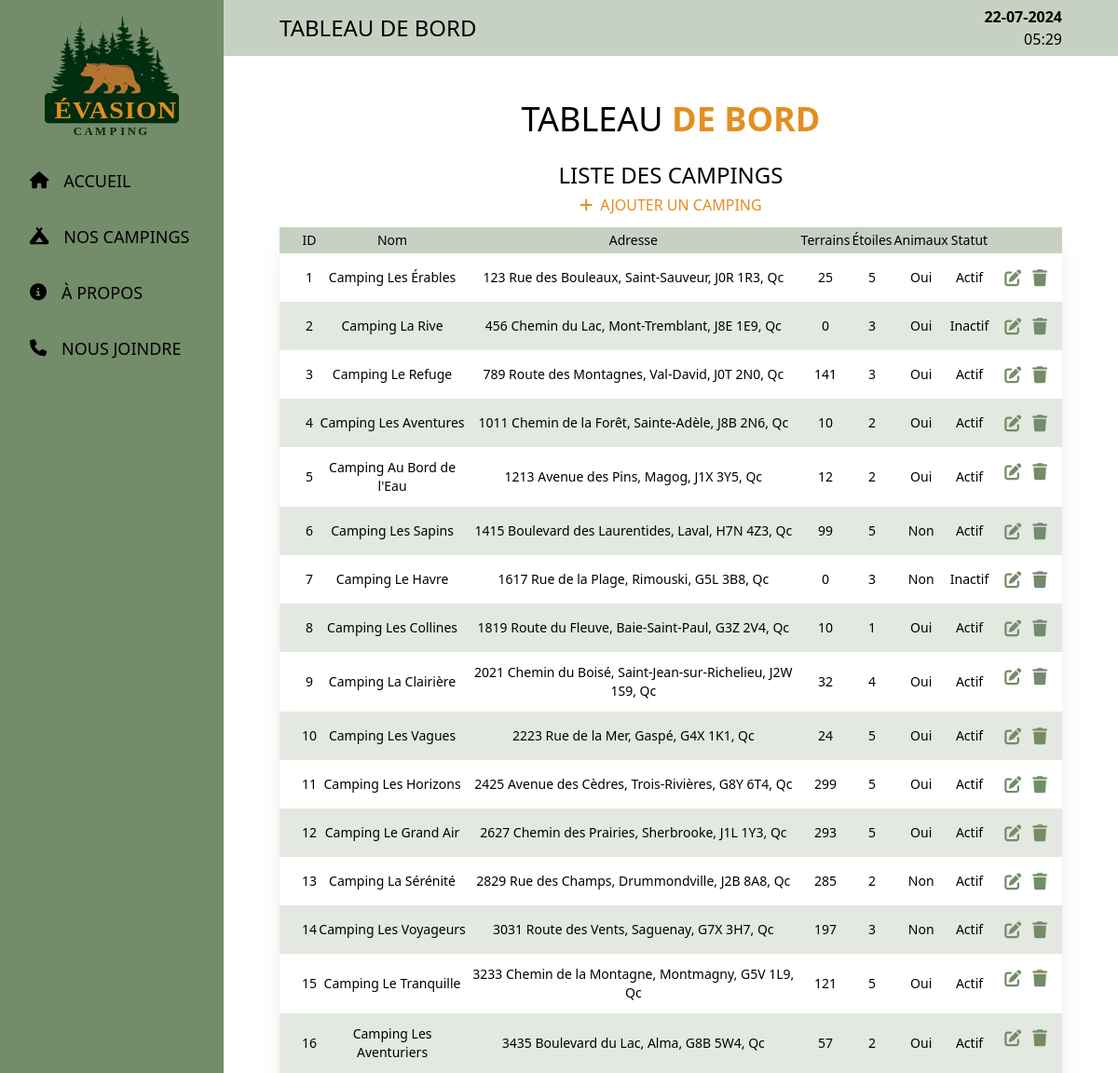
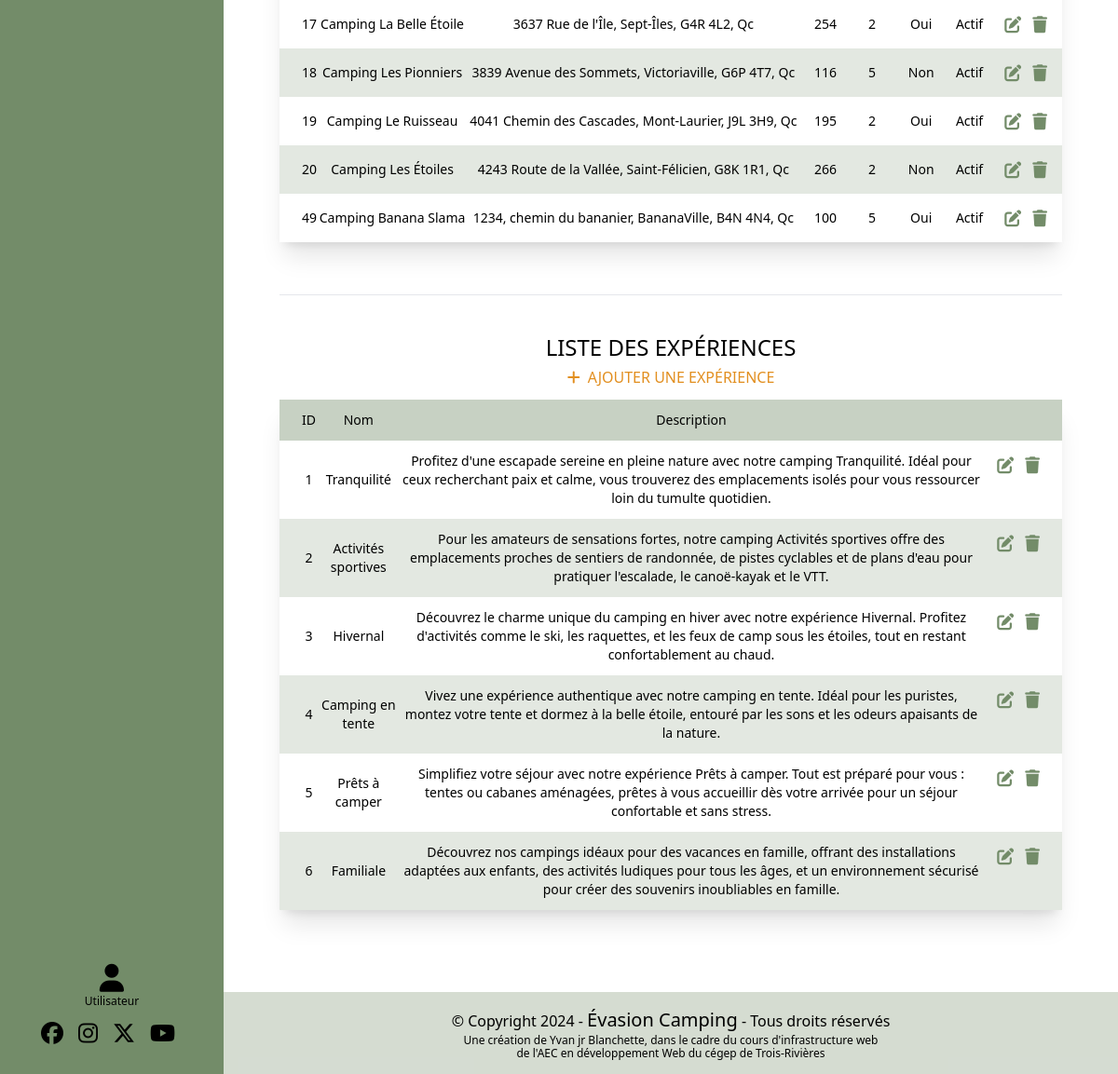
Page /dashboard.php on the committed database (2 pictures, top to bottom).
### tables this page shows
CREATE TABLE `campings` (
  `id` int NOT NULL,
  `name` varchar(50) NOT NULL,
  `region` varchar(50) NOT NULL,
  `address` varchar(100) NOT NULL,
  `city` varchar(50) NOT NULL,
  `postal_code` varchar(20) NOT NULL,
  `description` text NOT NULL,
  `nb_terrains` int NOT NULL,
  `popularite` int NOT NULL,
  `nb_stars` int NOT NULL,
  `actif` tinyint(1) NOT NULL,
  `accept_animals` tinyint(1) NOT NULL,
  `date_inscription` date NOT NULL,
  `experience_id` int NOT NULL,
  `id_picsum` int NOT NULL
);

CREATE TABLE `experiences` (
  `id` int NOT NULL,
  `name` varchar(50) NOT NULL,
  `description` varchar(255) NOT NULL
);

### dashboard.php (the view, shortened to what this page needs)
<?php
include_once(__DIR__ . '/_components/Header.php');
$campings = [];
if ($result = $mysqli->query("SELECT * FROM campings ORDER BY id ASC")) {
  $campings = $result->fetch_all(MYSQLI_ASSOC);
}
if ($result = $mysqli->query("SELECT * FROM experiences ORDER BY id ASC")) {
  $experiences = $result->fetch_all(MYSQLI_ASSOC);
}
?>
<div class="min-h-screen w-[100vw] flex justify-between">
    <?php include_once(__DIR__ . '/_components/Sidebar.php') ?>
  <div class="flex flex-col justify-between w-[100vw] lg:w-[80vw]">
    <?php include_once(__DIR__ . '/_components/Navbar.php') ?>
    <main class="flex-1 py-12 px-[5vw] bg-white">
      <h1 class="text-3xl sm:text-4xl uppercase text-center mb-6">Tableau<span class="text-[#E28F20] font-bold"> de bord</span></h1>
      <div class="w-full mx-auto bg-white">
        <h2 class="text-xl sm:text-2xl text-center uppercase mb-1">Liste des campings</h2>
        <a href="create_camping.php" class="text-sm sm:text-base text-center font-medium uppercase mb-3 flex items-center justify-center gap-2 text-[#E28F20] hover:text-[#E28F20]/70 transition-all duration-300 w-fit mx-auto"><i class="fa-solid fa-plus"></i> Ajouter un camping</a>
        <table class="w-full text-center shadow-xl text-xs sm:text-sm">
          <thead class="">
            <tr class="bg-[#738C69]/40">
              <th class="font-medium pl-6 py-1">ID</th>
              <th class="font-medium">Nom</th>
              <th class="font-medium hidden lg:table-cell">Adresse</th>
              <th class="font-medium hidden lg:table-cell">Terrains</th>
              <th class="font-medium hidden lg:table-cell">Étoiles</th>
              <th class="font-medium hidden lg:table-cell">Animaux</th>
              <th class="font-medium">Statut</th>
              <th class="pr-4"></th>
            </tr>
          </thead>
          <tbody>
            <?php foreach ($campings as $index => $camping) { ?>
              <tr class="<?= $index % 2 == 1 ? 'bg-[#738C69]/20' : '' ?> hover:bg-[#E28F20]/20 transition-all duration-300">
                <td class="pl-6 py-3">
                  <a href="fiche_camping.php?id=<?= $camping['id'] ?>" class="block w-full h-full"><?= $camping['id'] ?></a>
                </td>
                <td class=" py-3">
                  <a href="fiche_camping.php?id=<?= $camping['id'] ?>" class="block w-full h-full"><?= $camping['name'] ?></a>
                </td>
                <td class="hidden lg:table-cell py-3">
                  <a href="fiche_camping.php?id=<?= $camping['id'] ?>" class="block w-full h-full"><?= "{$camping['address']}, {$camping['city']}, {$camping['postal_code']}, Qc" ?></a>
                </td>
                <td class="hidden lg:table-cell py-3">
                  <a href="fiche_camping.php?id=<?= $camping['id'] ?>" class="block w-full h-full"><?= $camping['nb_terrains'] ?></a>
                </td>
                <td class="hidden lg:table-cell py-3">
                  <a href="fiche_camping.php?id=<?= $camping['id'] ?>" class="block w-full h-full"><?= $camping['nb_stars'] ?></a>
                </td>
                <td class="hidden lg:table-cell py-3">
                  <a href="fiche_camping.php?id=<?= $camping['id'] ?>" class="block w-full h-full"><?= $camping['accept_animals'] == '1' ? "Oui" : "Non" ?></a>
                </td>
                <td class=" py-3">
                  <a href="fiche_camping.php?id=<?= $camping['id'] ?>" class="block w-full h-full"><?= $camping['actif'] == '1' ? "Actif" : "Inactif" ?></a>
                </td>
                <td class="flex justify-center gap-3 pl-4 pr-4 py-3">
                  <a href="edit_camping.php?id=<?= $camping['id'] ?>" title="Modifier" class="text-lg text-[#738C69] hover:text-[#738C69]/70 transition-all duration-300"><i class="fa-solid fa-pen-to-square"></i></a>
                  <a href="delete_camping.php?id=<?= $camping['id'] ?>" title="Supprimer" class="text-lg text-[#738C69] hover:text-[#738C69]/70 transition-all duration-300"><i class="fa-solid fa-trash"></i></a>
                </td>
              </tr>
            <?php } ?>
          </tbody>
        </table>
      </div>
      <hr class="mt-14 mb-10">
      <div class="w-full mx-auto bg-white mb-10">
        <h2 class="text-2xl text-center uppercase mb-1">Liste des expériences</h2>
        <a href="create_experience.php" class="text-center font-medium uppercase mb-3 flex items-center justify-center gap-2 text-[#E28F20] hover:text-[#E28F20]/70 transition-all duration-300 w-fit mx-auto"><i class="fa-solid fa-plus"></i> Ajouter une expérience</a>
        <table class="w-full text-center shadow-xl text-xs sm:text-sm">
          <thead>
            <tr class="bg-[#738C69]/40">
              <th class="font-medium pl-6 py-3">ID</th>
              <th class="font-medium py-3">Nom</th>
              <th class="font-medium hidden lg:table-cell py-3">Description</th>
              <th class="pr-6"></th>
            </tr>
          </thead>
          <tbody>
            <?php foreach ($experiences as $index => $experience) { ?>
              <tr class="<?= $index % 2 == 1 ? 'bg-[#738C69]/20' : '' ?>">
                <td class="pl-6 py-3"><?= $experience['id'] ?></td>
                <td class="py-3"><?= $experience['name'] ?></td>
                <td class="hidden lg:table-cell py-3"><?= $experience['description'] ?></td>
                <td class="px-4 py-0 pr-6 flex gap-3 items-center justify-end py-3">
                  <a href="edit_experience.php?id=<?= $experience['id'] ?>" title="Modifier" class="text-lg text-[#738C69] hover:text-[#738C69]/70 transition-all duration-300"><i class="fa-solid fa-pen-to-square"></i></a>
                  <a href="delete_experience.php?id=<?= $experience['id'] ?>" title="Supprimer" class="text-lg text-[#738C69] hover:text-[#738C69]/70 transition-all duration-300"><i class="fa-solid fa-trash"></i></a>
                </td>
              </tr>
            <?php } ?>
          </tbody>
        </table>
      </div>
    </main>
    <?php include_once(__DIR__ . '/_components/Footer.php'); ?>

### rows in the picture
campings: id "1", name "Camping Les Érables", address "123 Rue des Bouleaux", city "Saint-Sauveur", postal_code "J0R 1R3", nb_terrains "25", nb_stars "5", accept_animals "Oui", actif "Actif"
campings: id "2", name "Camping La Rive", address "456 Chemin du Lac", city "Mont-Tremblant", postal_code "J8E 1E9", nb_terrains "0", nb_stars "3", accept_animals "Oui", actif "Inactif"
campings: id "3", name "Camping Le Refuge", address "789 Route des Montagnes", city "Val-David", postal_code "J0T 2N0", nb_terrains "141", nb_stars "3", accept_animals "Oui", actif "Actif"
campings: id "4", name "Camping Les Aventures", address "1011 Chemin de la Forêt", city "Sainte-Adèle", postal_code "J8B 2N6", nb_terrains "10", nb_stars "2", accept_animals "Oui", actif "Actif"
campings: id "5", name "Camping Au Bord de l'Eau", address "1213 Avenue des Pins", city "Magog", postal_code "J1X 3Y5", nb_terrains "12", nb_stars "2", accept_animals "Oui", actif "Actif"
campings: id "6", name "Camping Les Sapins", address "1415 Boulevard des Laurentides", city "Laval", postal_code "H7N 4Z3", nb_terrains "99", nb_stars "5", accept_animals "Non", actif "Actif"
campings: id "7", name "Camping Le Havre", address "1617 Rue de la Plage", city "Rimouski", postal_code "G5L 3B8", nb_terrains "0", nb_stars "3", accept_animals "Non", actif "Inactif"
campings: id "8", name "Camping Les Collines", address "1819 Route du Fleuve", city "Baie-Saint-Paul", postal_code "G3Z 2V4", nb_terrains "10", nb_stars "1", accept_animals "Oui", actif "Actif"
campings: id "9", name "Camping La Clairière", address "2021 Chemin du Boisé", city "Saint-Jean-sur-Richelieu", postal_code "J2W 1S9", nb_terrains "32", nb_stars "4", accept_animals "Oui", actif "Actif"
campings: id "10", name "Camping Les Vagues", address "2223 Rue de la Mer", city "Gaspé", postal_code "G4X 1K1", nb_terrains "24", nb_stars "5", accept_animals "Oui", actif "Actif"
campings: id "11", name "Camping Les Horizons", address "2425 Avenue des Cèdres", city "Trois-Rivières", postal_code "G8Y 6T4", nb_terrains "299", nb_stars "5", accept_animals "Oui", actif "Actif"
campings: id "12", name "Camping Le Grand Air", address "2627 Chemin des Prairies", city "Sherbrooke", postal_code "J1L 1Y3", nb_terrains "293", nb_stars "5", accept_animals "Oui", actif "Actif"
campings: id "13", name "Camping La Sérénité", address "2829 Rue des Champs", city "Drummondville", postal_code "J2B 8A8", nb_terrains "285", nb_stars "2", accept_animals "Non", actif "Actif"
campings: id "14", name "Camping Les Voyageurs", address "3031 Route des Vents", city "Saguenay", postal_code "G7X 3H7", nb_terrains "197", nb_stars "3", accept_animals "Non", actif "Actif"
campings: id "15", name "Camping Le Tranquille", address "3233 Chemin de la Montagne", city "Montmagny", postal_code "G5V 1L9", nb_terrains "121", nb_stars "5", accept_animals "Oui", actif "Actif"
campings: id "16", name "Camping Les Aventuriers", address "3435 Boulevard du Lac", city "Alma", postal_code "G8B 5W4", nb_terrains "57", nb_stars "2", accept_animals "Oui", actif "Actif"
campings: id "17", name "Camping La Belle Étoile", address "3637 Rue de l'Île", city "Sept-Îles", postal_code "G4R 4L2", nb_terrains "254", nb_stars "2", accept_animals "Oui", actif "Actif"
campings: id "18", name "Camping Les Pionniers", address "3839 Avenue des Sommets", city "Victoriaville", postal_code "G6P 4T7", nb_terrains "116", nb_stars "5", accept_animals "Non", actif "Actif"
campings: id "19", name "Camping Le Ruisseau", address "4041 Chemin des Cascades", city "Mont-Laurier", postal_code "J9L 3H9", nb_terrains "195", nb_stars "2", accept_animals "Oui", actif "Actif"
campings: id "20", name "Camping Les Étoiles", address "4243 Route de la Vallée", city "Saint-Félicien", postal_code "G8K 1R1", nb_terrains "266", nb_stars "2", accept_animals "Non", actif "Actif"
campings: id "49", name "Camping Banana Slama", address "1234, chemin du bananier", city "BananaVille", postal_code "B4N 4N4", nb_terrains "100", nb_stars "5", accept_animals "Oui", actif "Actif"
experiences: id "1", name "Tranquilité", description "Profitez d'une escapade sereine en pleine nature avec notre camping Tranquilité. Idéal pour ceux recherchant paix et calme, vous trouverez des emplacements isolés pour vous ressourcer loin du tumulte quotidien."
experiences: id "2", name "Activités sportives", description "Pour les amateurs de sensations fortes, notre camping Activités sportives offre des emplacements proches de sentiers de randonnée, de pistes cyclables et de plans d'eau pour pratiquer l'escalade, le canoë-kayak et le VTT."
experiences: id "3", name "Hivernal", description "Découvrez le charme unique du camping en hiver avec notre expérience Hivernal. Profitez d'activités comme le ski, les raquettes, et les feux de camp sous les étoiles, tout en restant confortablement au chaud."
experiences: id "4", name "Camping en tente", description "Vivez une expérience authentique avec notre camping en tente. Idéal pour les puristes, montez votre tente et dormez à la belle étoile, entouré par les sons et les odeurs apaisants de la nature."
experiences: id "5", name "Prêts à camper", description "Simplifiez votre séjour avec notre expérience Prêts à camper. Tout est préparé pour vous : tentes ou cabanes aménagées, prêtes à vous accueillir dès votre arrivée pour un séjour confortable et sans stress."
experiences: id "6", name "Familiale", description "Découvrez nos campings idéaux pour des vacances en famille, offrant des installations adaptées aux enfants, des activités ludiques pour tous les âges, et un environnement sécurisé pour créer des souvenirs inoubliables en famille."

### other values in the picture
$link['name'] "ACCUEIL"
$link['name'] "NOS CAMPINGS"
$link['name'] "À PROPOS"
$link['name'] "NOUS JOINDRE"
formatTitle($title) "TABLEAU DE BORD"
getCurrentDate() "22-07-2024"
